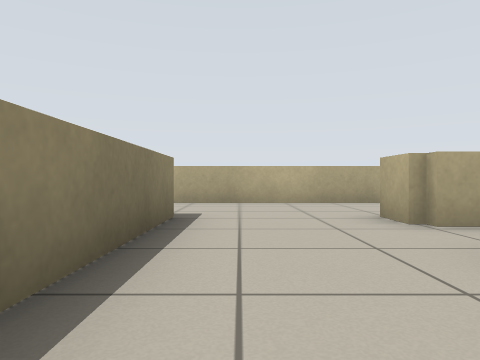
[1] (above)

24 first-person views from a walk through a world built for the Player/Stage simulator. The camera is 0.5 m above the floor, looks level and sees 70° across. The lines on the ground mark 1 m squares. The floor is counted in squares, 1 m on a side. Each view is taken from the middle of a square. On the plan, view 1 faces up. The plan holds only what a view shows up to about 9 squares ahead; the rest is blank. The place goes on beyond the plan. Robots are left out.

[2]
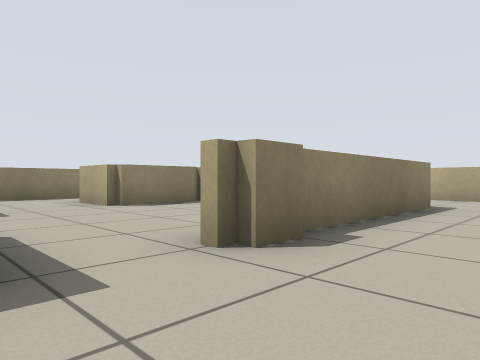

[3]
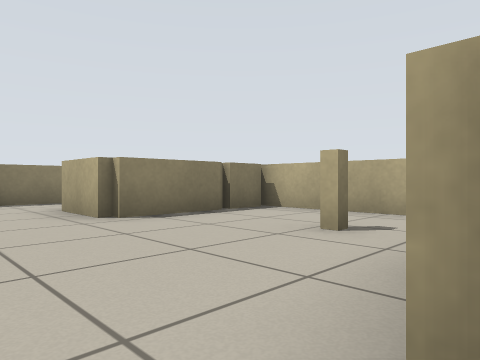

[4]
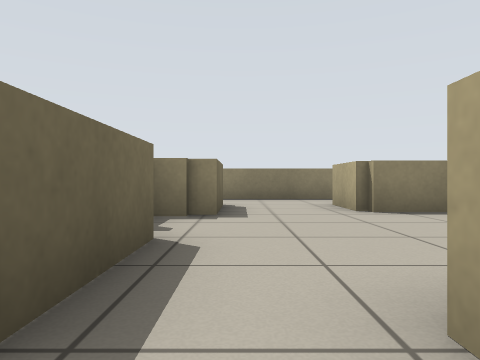

[5]
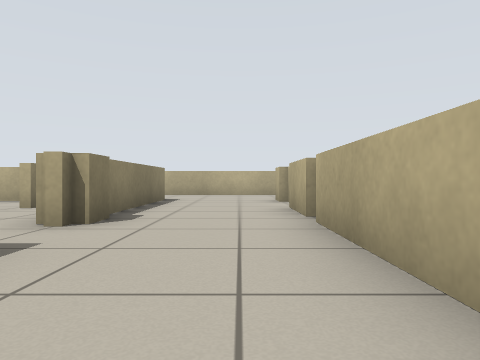

[6]
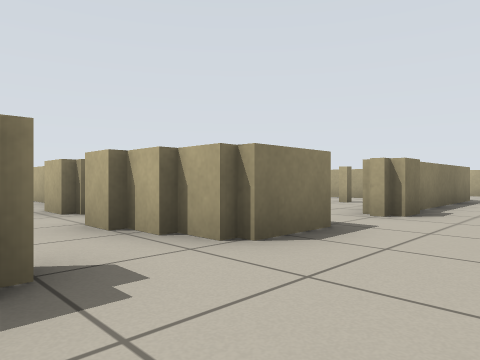

[7]
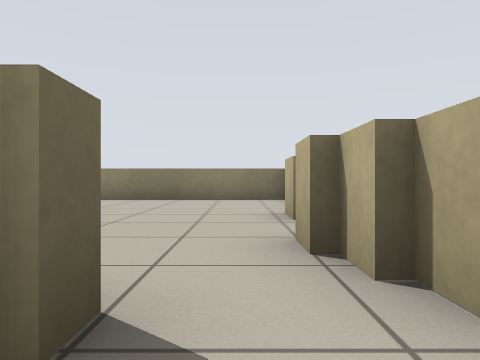

[8]
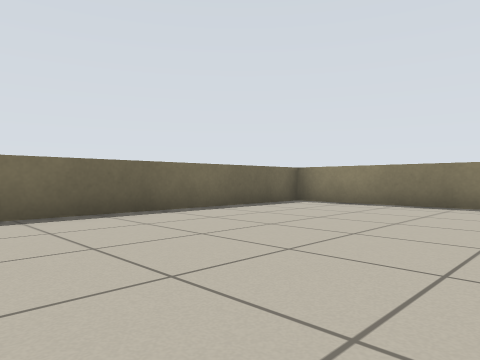

[9]
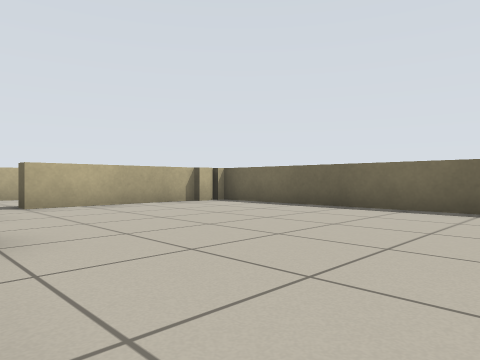

[10]
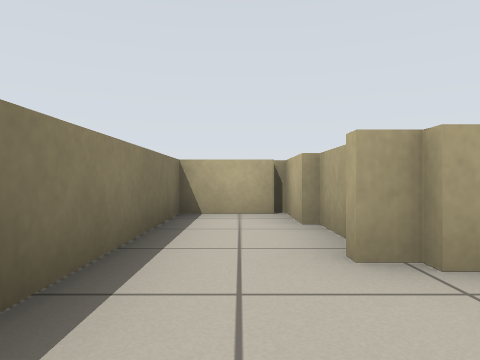

[11]
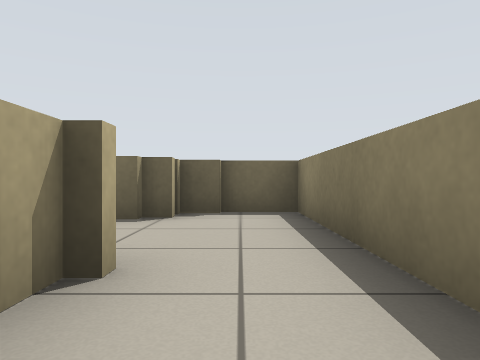

[12]
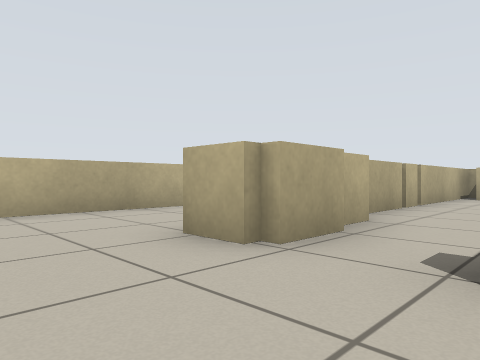

[13]
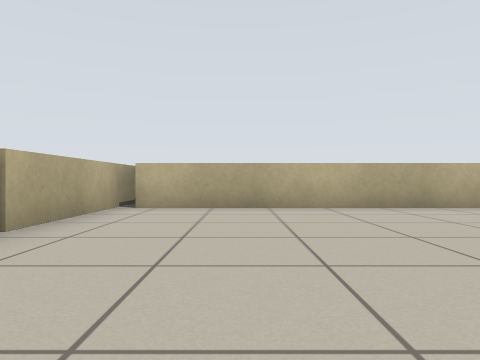

[14]
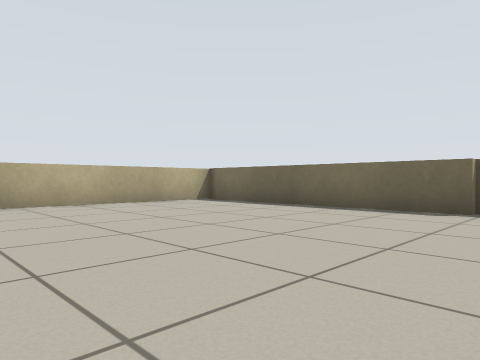

[15]
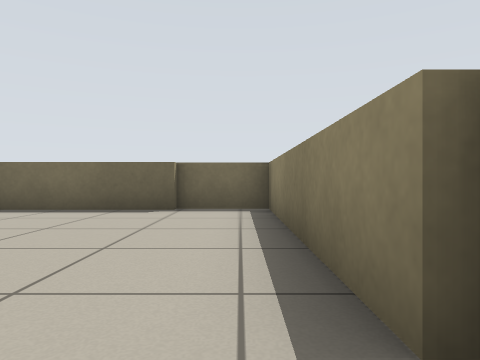

[16]
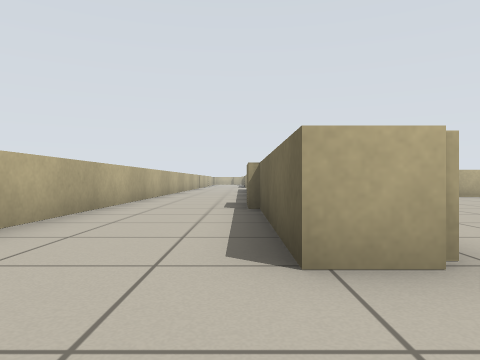

[17]
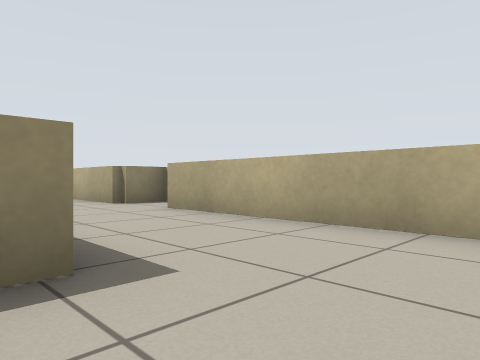

[18]
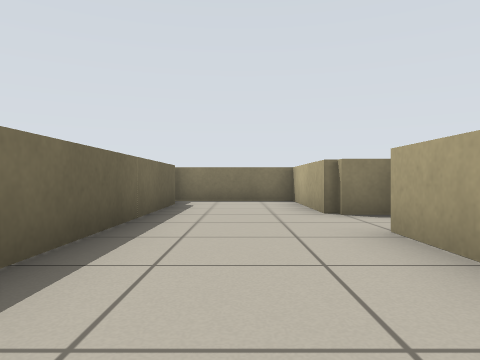

[19]
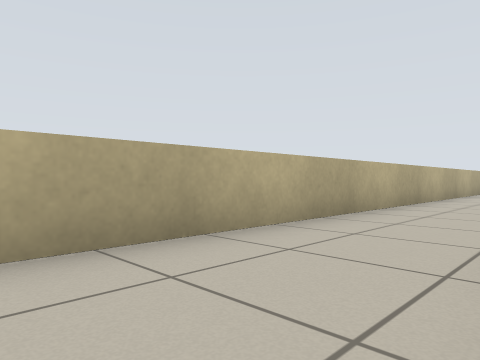

[20]
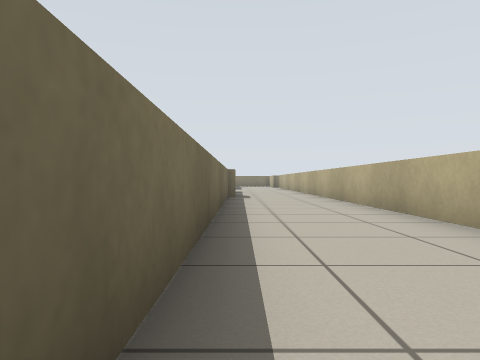

[21]
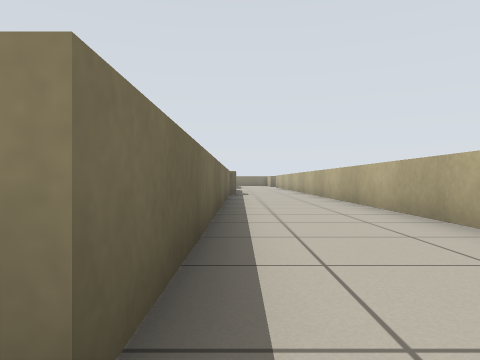

[22]
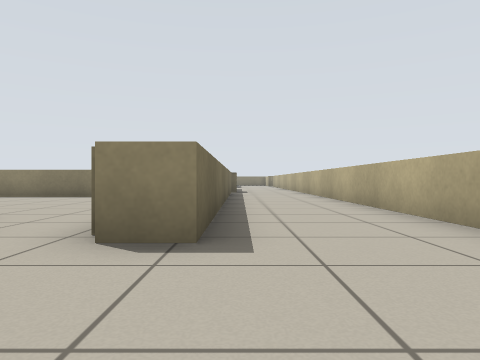

[23]
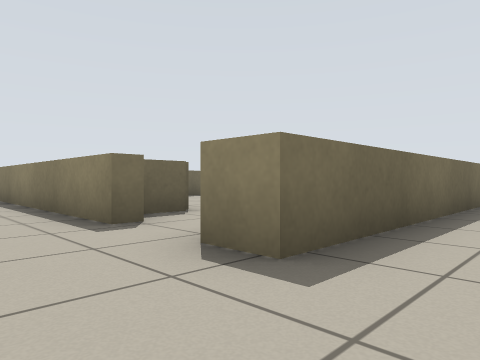

[24]
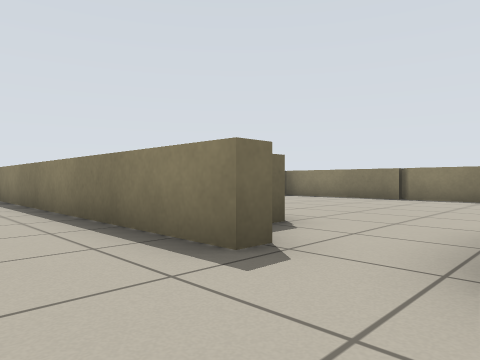

### Floor plan
Key: @ floor where view 1 was taken; # wall or solid block; x gap in a wall; . floor; = window, fence, low wall or low ledge.
Columns run from 10 left of view 1 to 21 right of it. Each row starts with its distance up from view 1.
  9     =       ====
  8  ####.######################
  7  =............................
  6  =.............................
  5  =...... =.....=======..........
  4  #=##=== #..=#==.....##===###..
  3  #.##....#..........==.........
  2  #.##..=.#..=.......==......=..
  1 =#.=#....#..#.......==.....##..
  0  #.......=@.=.......==..... =.
 -1  #..........#.......==....  =.
 -2  #=###.=#=..#.......==      =.
 -3  #...#==#=..#==#######=     #.
 -4  #..........  =#            #.
 -5  #.......#..#               #
 -6 =#.......#                  #
 -7 =#.......=
 -8 =#.......#
 -9  #=====x=#

Where each view was taken, in squares from view 1:
view 1: 0 up, 0 right, facing up
view 2: 2 down, 1 right, facing up-left
view 3: 1 down, 1 left, facing up-left
view 4: 1 down, 0 right, facing left
view 5: 4 down, 1 right, facing up
view 6: 5 down, 1 right, facing up-left
view 7: 4 down, 0 right, facing left
view 8: 4 down, 2 left, facing down-left
view 9: 3 down, 8 left, facing down-right
view 10: 1 down, 8 left, facing up
view 11: 3 up, 8 left, facing down
view 12: 2 up, 0 right, facing up-right
view 13: 2 up, 4 right, facing right
view 14: 3 up, 3 right, facing down-right
view 15: 3 up, 3 right, facing down
view 16: 5 up, 0 right, facing right
view 17: 4 up, 1 right, facing up-left
view 18: 6 up, 1 left, facing left
view 19: 5 up, 4 right, facing up-right
view 20: 5 up, 17 right, facing left
view 21: 5 up, 19 right, facing left
view 22: 5 up, 21 right, facing left
view 23: 6 up, 20 right, facing down-left
view 24: 4 up, 20 right, facing down-left
